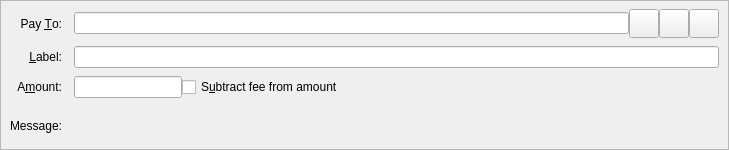
<?xml version="1.0" encoding="UTF-8"?>
<ui version="4.0">
 <class>SendCoinsEntry</class>
 <widget class="QStackedWidget" name="SendCoinsEntry">
  <property name="geometry">
   <rect>
    <x>0</x>
    <y>0</y>
    <width>729</width>
    <height>150</height>
   </rect>
  </property>
  <property name="focusPolicy">
   <enum>Qt::TabFocus</enum>
  </property>
  <property name="autoFillBackground">
   <bool>false</bool>
  </property>
  <property name="frameShape">
   <enum>QFrame::StyledPanel</enum>
  </property>
  <property name="frameShadow">
   <enum>QFrame::Sunken</enum>
  </property>
  <widget class="QFrame" name="SendCoins">
   <property name="toolTip">
    <string>This is a normal payment.</string>
   </property>
   <property name="frameShape">
    <enum>QFrame::NoFrame</enum>
   </property>
   <layout class="QGridLayout" name="gridLayout">
    <property name="topMargin">
     <number>8</number>
    </property>
    <property name="bottomMargin">
     <number>4</number>
    </property>
    <property name="horizontalSpacing">
     <number>12</number>
    </property>
    <property name="verticalSpacing">
     <number>8</number>
    </property>
    <item row="0" column="1">
     <layout class="QHBoxLayout" name="payToLayout">
      <property name="spacing">
       <number>0</number>
      </property>
      <item>
       <widget class="QValidatedLineEdit" name="payTo">
        <property name="toolTip">
         <string>The Unitus address to send the payment to</string>
        </property>
       </widget>
      </item>
      <item>
       <widget class="QToolButton" name="addressBookButton">
        <property name="toolTip">
         <string>Choose previously used address</string>
        </property>
        <property name="text">
         <string/>
        </property>
        <property name="icon">
         <iconset resource="../bitcoin.qrc">
          <normaloff>:/icons/address-book</normaloff>:/icons/address-book</iconset>
        </property>
        <property name="iconSize">
         <size>
          <width>22</width>
          <height>22</height>
         </size>
        </property>
        <property name="shortcut">
         <string>Alt+A</string>
        </property>
       </widget>
      </item>
      <item>
       <widget class="QToolButton" name="pasteButton">
        <property name="toolTip">
         <string>Paste address from clipboard</string>
        </property>
        <property name="text">
         <string/>
        </property>
        <property name="icon">
         <iconset resource="../bitcoin.qrc">
          <normaloff>:/icons/editpaste</normaloff>:/icons/editpaste</iconset>
        </property>
        <property name="iconSize">
         <size>
          <width>22</width>
          <height>22</height>
         </size>
        </property>
        <property name="shortcut">
         <string>Alt+P</string>
        </property>
       </widget>
      </item>
      <item>
       <widget class="QToolButton" name="deleteButton">
        <property name="toolTip">
         <string>Remove this entry</string>
        </property>
        <property name="text">
         <string/>
        </property>
        <property name="icon">
         <iconset resource="../bitcoin.qrc">
          <normaloff>:/icons/remove</normaloff>:/icons/remove</iconset>
        </property>
        <property name="iconSize">
         <size>
          <width>22</width>
          <height>22</height>
         </size>
        </property>
       </widget>
      </item>
     </layout>
    </item>
    <item row="3" column="0">
     <widget class="QLabel" name="messageLabel">
      <property name="text">
       <string>Message:</string>
      </property>
      <property name="alignment">
       <set>Qt::AlignRight|Qt::AlignTrailing|Qt::AlignVCenter</set>
      </property>
     </widget>
    </item>
    <item row="1" column="1">
     <widget class="QLineEdit" name="addAsLabel">
      <property name="toolTip">
       <string>Enter a label for this address to add it to the list of used addresses</string>
      </property>
     </widget>
    </item>
    <item row="0" column="0">
     <widget class="QLabel" name="payToLabel">
      <property name="text">
       <string>Pay &amp;To:</string>
      </property>
      <property name="alignment">
       <set>Qt::AlignRight|Qt::AlignTrailing|Qt::AlignVCenter</set>
      </property>
      <property name="buddy">
       <cstring>payTo</cstring>
      </property>
     </widget>
    </item>
    <item row="3" column="1">
     <widget class="QLabel" name="messageTextLabel">
      <property name="toolTip">
       <string>A message that was attached to the bitcoin: URI which will be stored with the transaction for your reference. Note: This message will not be sent over the Unitus network.</string>
      </property>
      <property name="textFormat">
       <enum>Qt::PlainText</enum>
      </property>
     </widget>
    </item>
    <item row="2" column="1">
     <layout class="QHBoxLayout" name="horizontalLayoutAmount" stretch="0,1">
      <item>
       <widget class="BitcoinAmountField" name="payAmount"/>
      </item>
      <item>
       <widget class="QCheckBox" name="checkboxSubtractFeeFromAmount">
        <property name="toolTip">
         <string>The fee will be deducted from the amount being sent. The recipient will receive less Unitus than you enter in the amount field. If multiple recipients are selected, the fee is split equally.</string>
        </property>
        <property name="text">
         <string>S&amp;ubtract fee from amount</string>
        </property>
       </widget>
      </item>
     </layout>
    </item>
    <item row="2" column="0">
     <widget class="QLabel" name="amountLabel">
      <property name="text">
       <string>A&amp;mount:</string>
      </property>
      <property name="alignment">
       <set>Qt::AlignRight|Qt::AlignTrailing|Qt::AlignVCenter</set>
      </property>
      <property name="buddy">
       <cstring>payAmount</cstring>
      </property>
     </widget>
    </item>
    <item row="1" column="0">
     <widget class="QLabel" name="labellLabel">
      <property name="text">
       <string>&amp;Label:</string>
      </property>
      <property name="alignment">
       <set>Qt::AlignRight|Qt::AlignTrailing|Qt::AlignVCenter</set>
      </property>
      <property name="buddy">
       <cstring>addAsLabel</cstring>
      </property>
     </widget>
    </item>
   </layout>
  </widget>
  <widget class="QFrame" name="SendCoins_UnauthenticatedPaymentRequest">
   <property name="palette">
    <palette>
     <active>
      <colorrole role="WindowText">
       <brush brushstyle="SolidPattern">
        <color alpha="255">
         <red>0</red>
         <green>0</green>
         <blue>0</blue>
        </color>
       </brush>
      </colorrole>
      <colorrole role="Button">
       <brush brushstyle="SolidPattern">
        <color alpha="255">
         <red>255</red>
         <green>255</green>
         <blue>127</blue>
        </color>
       </brush>
      </colorrole>
      <colorrole role="Light">
       <brush brushstyle="SolidPattern">
        <color alpha="255">
         <red>255</red>
         <green>255</green>
         <blue>255</blue>
        </color>
       </brush>
      </colorrole>
      <colorrole role="Midlight">
       <brush brushstyle="SolidPattern">
        <color alpha="255">
         <red>255</red>
         <green>255</green>
         <blue>191</blue>
        </color>
       </brush>
      </colorrole>
      <colorrole role="Dark">
       <brush brushstyle="SolidPattern">
        <color alpha="255">
         <red>127</red>
         <green>127</green>
         <blue>63</blue>
        </color>
       </brush>
      </colorrole>
      <colorrole role="Mid">
       <brush brushstyle="SolidPattern">
        <color alpha="255">
         <red>170</red>
         <green>170</green>
         <blue>84</blue>
        </color>
       </brush>
      </colorrole>
      <colorrole role="Text">
       <brush brushstyle="SolidPattern">
        <color alpha="255">
         <red>0</red>
         <green>0</green>
         <blue>0</blue>
        </color>
       </brush>
      </colorrole>
      <colorrole role="BrightText">
       <brush brushstyle="SolidPattern">
        <color alpha="255">
         <red>255</red>
         <green>255</green>
         <blue>255</blue>
        </color>
       </brush>
      </colorrole>
      <colorrole role="ButtonText">
       <brush brushstyle="SolidPattern">
        <color alpha="255">
         <red>0</red>
         <green>0</green>
         <blue>0</blue>
        </color>
       </brush>
      </colorrole>
      <colorrole role="Base">
       <brush brushstyle="SolidPattern">
        <color alpha="255">
         <red>255</red>
         <green>255</green>
         <blue>255</blue>
        </color>
       </brush>
      </colorrole>
      <colorrole role="Window">
       <brush brushstyle="SolidPattern">
        <color alpha="255">
         <red>255</red>
         <green>255</green>
         <blue>127</blue>
        </color>
       </brush>
      </colorrole>
      <colorrole role="Shadow">
       <brush brushstyle="SolidPattern">
        <color alpha="255">
         <red>0</red>
         <green>0</green>
         <blue>0</blue>
        </color>
       </brush>
      </colorrole>
      <colorrole role="AlternateBase">
       <brush brushstyle="SolidPattern">
        <color alpha="255">
         <red>255</red>
         <green>255</green>
         <blue>191</blue>
        </color>
       </brush>
      </colorrole>
      <colorrole role="ToolTipBase">
       <brush brushstyle="SolidPattern">
        <color alpha="255">
         <red>255</red>
         <green>255</green>
         <blue>220</blue>
        </color>
       </brush>
      </colorrole>
      <colorrole role="ToolTipText">
       <brush brushstyle="SolidPattern">
        <color alpha="255">
         <red>0</red>
         <green>0</green>
         <blue>0</blue>
        </color>
       </brush>
      </colorrole>
     </active>
     <inactive>
      <colorrole role="WindowText">
       <brush brushstyle="SolidPattern">
        <color alpha="255">
         <red>0</red>
         <green>0</green>
         <blue>0</blue>
        </color>
       </brush>
      </colorrole>
      <colorrole role="Button">
       <brush brushstyle="SolidPattern">
        <color alpha="255">
         <red>255</red>
         <green>255</green>
         <blue>127</blue>
        </color>
       </brush>
      </colorrole>
      <colorrole role="Light">
       <brush brushstyle="SolidPattern">
        <color alpha="255">
         <red>255</red>
         <green>255</green>
         <blue>255</blue>
        </color>
       </brush>
      </colorrole>
      <colorrole role="Midlight">
       <brush brushstyle="SolidPattern">
        <color alpha="255">
         <red>255</red>
         <green>255</green>
         <blue>191</blue>
        </color>
       </brush>
      </colorrole>
      <colorrole role="Dark">
       <brush brushstyle="SolidPattern">
        <color alpha="255">
         <red>127</red>
         <green>127</green>
         <blue>63</blue>
        </color>
       </brush>
      </colorrole>
      <colorrole role="Mid">
       <brush brushstyle="SolidPattern">
        <color alpha="255">
         <red>170</red>
         <green>170</green>
         <blue>84</blue>
        </color>
       </brush>
      </colorrole>
      <colorrole role="Text">
       <brush brushstyle="SolidPattern">
        <color alpha="255">
         <red>0</red>
         <green>0</green>
         <blue>0</blue>
        </color>
       </brush>
      </colorrole>
      <colorrole role="BrightText">
       <brush brushstyle="SolidPattern">
        <color alpha="255">
         <red>255</red>
         <green>255</green>
         <blue>255</blue>
        </color>
       </brush>
      </colorrole>
      <colorrole role="ButtonText">
       <brush brushstyle="SolidPattern">
        <color alpha="255">
         <red>0</red>
         <green>0</green>
         <blue>0</blue>
        </color>
       </brush>
      </colorrole>
      <colorrole role="Base">
       <brush brushstyle="SolidPattern">
        <color alpha="255">
         <red>255</red>
         <green>255</green>
         <blue>255</blue>
        </color>
       </brush>
      </colorrole>
      <colorrole role="Window">
       <brush brushstyle="SolidPattern">
        <color alpha="255">
         <red>255</red>
         <green>255</green>
         <blue>127</blue>
        </color>
       </brush>
      </colorrole>
      <colorrole role="Shadow">
       <brush brushstyle="SolidPattern">
        <color alpha="255">
         <red>0</red>
         <green>0</green>
         <blue>0</blue>
        </color>
       </brush>
      </colorrole>
      <colorrole role="AlternateBase">
       <brush brushstyle="SolidPattern">
        <color alpha="255">
         <red>255</red>
         <green>255</green>
         <blue>191</blue>
        </color>
       </brush>
      </colorrole>
      <colorrole role="ToolTipBase">
       <brush brushstyle="SolidPattern">
        <color alpha="255">
         <red>255</red>
         <green>255</green>
         <blue>220</blue>
        </color>
       </brush>
      </colorrole>
      <colorrole role="ToolTipText">
       <brush brushstyle="SolidPattern">
        <color alpha="255">
         <red>0</red>
         <green>0</green>
         <blue>0</blue>
        </color>
       </brush>
      </colorrole>
     </inactive>
     <disabled>
      <colorrole role="WindowText">
       <brush brushstyle="SolidPattern">
        <color alpha="255">
         <red>127</red>
         <green>127</green>
         <blue>63</blue>
        </color>
       </brush>
      </colorrole>
      <colorrole role="Button">
       <brush brushstyle="SolidPattern">
        <color alpha="255">
         <red>255</red>
         <green>255</green>
         <blue>127</blue>
        </color>
       </brush>
      </colorrole>
      <colorrole role="Light">
       <brush brushstyle="SolidPattern">
        <color alpha="255">
         <red>255</red>
         <green>255</green>
         <blue>255</blue>
        </color>
       </brush>
      </colorrole>
      <colorrole role="Midlight">
       <brush brushstyle="SolidPattern">
        <color alpha="255">
         <red>255</red>
         <green>255</green>
         <blue>191</blue>
        </color>
       </brush>
      </colorrole>
      <colorrole role="Dark">
       <brush brushstyle="SolidPattern">
        <color alpha="255">
         <red>127</red>
         <green>127</green>
         <blue>63</blue>
        </color>
       </brush>
      </colorrole>
      <colorrole role="Mid">
       <brush brushstyle="SolidPattern">
        <color alpha="255">
         <red>170</red>
         <green>170</green>
         <blue>84</blue>
        </color>
       </brush>
      </colorrole>
      <colorrole role="Text">
       <brush brushstyle="SolidPattern">
        <color alpha="255">
         <red>127</red>
         <green>127</green>
         <blue>63</blue>
        </color>
       </brush>
      </colorrole>
      <colorrole role="BrightText">
       <brush brushstyle="SolidPattern">
        <color alpha="255">
         <red>255</red>
         <green>255</green>
         <blue>255</blue>
        </color>
       </brush>
      </colorrole>
      <colorrole role="ButtonText">
       <brush brushstyle="SolidPattern">
        <color alpha="255">
         <red>127</red>
         <green>127</green>
         <blue>63</blue>
        </color>
       </brush>
      </colorrole>
      <colorrole role="Base">
       <brush brushstyle="SolidPattern">
        <color alpha="255">
         <red>255</red>
         <green>255</green>
         <blue>127</blue>
        </color>
       </brush>
      </colorrole>
      <colorrole role="Window">
       <brush brushstyle="SolidPattern">
        <color alpha="255">
         <red>255</red>
         <green>255</green>
         <blue>127</blue>
        </color>
       </brush>
      </colorrole>
      <colorrole role="Shadow">
       <brush brushstyle="SolidPattern">
        <color alpha="255">
         <red>0</red>
         <green>0</green>
         <blue>0</blue>
        </color>
       </brush>
      </colorrole>
      <colorrole role="AlternateBase">
       <brush brushstyle="SolidPattern">
        <color alpha="255">
         <red>255</red>
         <green>255</green>
         <blue>127</blue>
        </color>
       </brush>
      </colorrole>
      <colorrole role="ToolTipBase">
       <brush brushstyle="SolidPattern">
        <color alpha="255">
         <red>255</red>
         <green>255</green>
         <blue>220</blue>
        </color>
       </brush>
      </colorrole>
      <colorrole role="ToolTipText">
       <brush brushstyle="SolidPattern">
        <color alpha="255">
         <red>0</red>
         <green>0</green>
         <blue>0</blue>
        </color>
       </brush>
      </colorrole>
     </disabled>
    </palette>
   </property>
   <property name="toolTip">
    <string>This is an unauthenticated payment request.</string>
   </property>
   <property name="autoFillBackground">
    <bool>true</bool>
   </property>
   <property name="frameShape">
    <enum>QFrame::NoFrame</enum>
   </property>
   <layout class="QGridLayout" name="gridLayout_is">
    <property name="spacing">
     <number>12</number>
    </property>
    <item row="0" column="0">
     <widget class="QLabel" name="payToLabel_is">
      <property name="text">
       <string>Pay To:</string>
      </property>
      <property name="alignment">
       <set>Qt::AlignRight|Qt::AlignTrailing|Qt::AlignVCenter</set>
      </property>
     </widget>
    </item>
    <item row="0" column="1">
     <layout class="QHBoxLayout" name="payToLayout_is">
      <property name="spacing">
       <number>0</number>
      </property>
      <item>
       <widget class="QLabel" name="payTo_is"/>
      </item>
      <item>
       <widget class="QToolButton" name="deleteButton_is">
        <property name="toolTip">
         <string>Remove this entry</string>
        </property>
        <property name="text">
         <string/>
        </property>
        <property name="icon">
         <iconset resource="../bitcoin.qrc">
          <normaloff>:/icons/remove</normaloff>:/icons/remove</iconset>
        </property>
       </widget>
      </item>
     </layout>
    </item>
    <item row="1" column="0">
     <widget class="QLabel" name="memoLabel_is">
      <property name="text">
       <string>Memo:</string>
      </property>
      <property name="alignment">
       <set>Qt::AlignRight|Qt::AlignTrailing|Qt::AlignVCenter</set>
      </property>
     </widget>
    </item>
    <item row="1" column="1">
     <widget class="QLabel" name="memoTextLabel_is">
      <property name="textFormat">
       <enum>Qt::PlainText</enum>
      </property>
     </widget>
    </item>
    <item row="2" column="0">
     <widget class="QLabel" name="amountLabel_is">
      <property name="text">
       <string>A&amp;mount:</string>
      </property>
      <property name="alignment">
       <set>Qt::AlignRight|Qt::AlignTrailing|Qt::AlignVCenter</set>
      </property>
      <property name="buddy">
       <cstring>payAmount_is</cstring>
      </property>
     </widget>
    </item>
    <item row="2" column="1">
     <widget class="BitcoinAmountField" name="payAmount_is">
      <property name="acceptDrops">
       <bool>false</bool>
      </property>
     </widget>
    </item>
   </layout>
  </widget>
  <widget class="QFrame" name="SendCoins_AuthenticatedPaymentRequest">
   <property name="palette">
    <palette>
     <active>
      <colorrole role="WindowText">
       <brush brushstyle="SolidPattern">
        <color alpha="255">
         <red>0</red>
         <green>0</green>
         <blue>0</blue>
        </color>
       </brush>
      </colorrole>
      <colorrole role="Button">
       <brush brushstyle="SolidPattern">
        <color alpha="255">
         <red>140</red>
         <green>232</green>
         <blue>119</blue>
        </color>
       </brush>
      </colorrole>
      <colorrole role="Light">
       <brush brushstyle="SolidPattern">
        <color alpha="255">
         <red>230</red>
         <green>255</green>
         <blue>224</blue>
        </color>
       </brush>
      </colorrole>
      <colorrole role="Midlight">
       <brush brushstyle="SolidPattern">
        <color alpha="255">
         <red>185</red>
         <green>243</green>
         <blue>171</blue>
        </color>
       </brush>
      </colorrole>
      <colorrole role="Dark">
       <brush brushstyle="SolidPattern">
        <color alpha="255">
         <red>70</red>
         <green>116</green>
         <blue>59</blue>
        </color>
       </brush>
      </colorrole>
      <colorrole role="Mid">
       <brush brushstyle="SolidPattern">
        <color alpha="255">
         <red>93</red>
         <green>155</green>
         <blue>79</blue>
        </color>
       </brush>
      </colorrole>
      <colorrole role="Text">
       <brush brushstyle="SolidPattern">
        <color alpha="255">
         <red>0</red>
         <green>0</green>
         <blue>0</blue>
        </color>
       </brush>
      </colorrole>
      <colorrole role="BrightText">
       <brush brushstyle="SolidPattern">
        <color alpha="255">
         <red>155</red>
         <green>255</green>
         <blue>147</blue>
        </color>
       </brush>
      </colorrole>
      <colorrole role="ButtonText">
       <brush brushstyle="SolidPattern">
        <color alpha="255">
         <red>0</red>
         <green>0</green>
         <blue>0</blue>
        </color>
       </brush>
      </colorrole>
      <colorrole role="Base">
       <brush brushstyle="SolidPattern">
        <color alpha="255">
         <red>119</red>
         <green>255</green>
         <blue>233</blue>
        </color>
       </brush>
      </colorrole>
      <colorrole role="Window">
       <brush brushstyle="SolidPattern">
        <color alpha="255">
         <red>140</red>
         <green>232</green>
         <blue>119</blue>
        </color>
       </brush>
      </colorrole>
      <colorrole role="Shadow">
       <brush brushstyle="SolidPattern">
        <color alpha="255">
         <red>0</red>
         <green>0</green>
         <blue>0</blue>
        </color>
       </brush>
      </colorrole>
      <colorrole role="AlternateBase">
       <brush brushstyle="SolidPattern">
        <color alpha="255">
         <red>197</red>
         <green>243</green>
         <blue>187</blue>
        </color>
       </brush>
      </colorrole>
      <colorrole role="NoRole">
       <brush brushstyle="SolidPattern">
        <color alpha="255">
         <red>125</red>
         <green>194</green>
         <blue>122</blue>
        </color>
       </brush>
      </colorrole>
      <colorrole role="ToolTipBase">
       <brush brushstyle="SolidPattern">
        <color alpha="255">
         <red>255</red>
         <green>255</green>
         <blue>220</blue>
        </color>
       </brush>
      </colorrole>
      <colorrole role="ToolTipText">
       <brush brushstyle="SolidPattern">
        <color alpha="255">
         <red>0</red>
         <green>0</green>
         <blue>0</blue>
        </color>
       </brush>
      </colorrole>
     </active>
     <inactive>
      <colorrole role="WindowText">
       <brush brushstyle="SolidPattern">
        <color alpha="255">
         <red>0</red>
         <green>0</green>
         <blue>0</blue>
        </color>
       </brush>
      </colorrole>
      <colorrole role="Button">
       <brush brushstyle="SolidPattern">
        <color alpha="255">
         <red>140</red>
         <green>232</green>
         <blue>119</blue>
        </color>
       </brush>
      </colorrole>
      <colorrole role="Light">
       <brush brushstyle="SolidPattern">
        <color alpha="255">
         <red>230</red>
         <green>255</green>
         <blue>224</blue>
        </color>
       </brush>
      </colorrole>
      <colorrole role="Midlight">
       <brush brushstyle="SolidPattern">
        <color alpha="255">
         <red>185</red>
         <green>243</green>
         <blue>171</blue>
        </color>
       </brush>
      </colorrole>
      <colorrole role="Dark">
       <brush brushstyle="SolidPattern">
        <color alpha="255">
         <red>70</red>
         <green>116</green>
         <blue>59</blue>
        </color>
       </brush>
      </colorrole>
      <colorrole role="Mid">
       <brush brushstyle="SolidPattern">
        <color alpha="255">
         <red>93</red>
         <green>155</green>
         <blue>79</blue>
        </color>
       </brush>
      </colorrole>
      <colorrole role="Text">
       <brush brushstyle="SolidPattern">
        <color alpha="255">
         <red>0</red>
         <green>0</green>
         <blue>0</blue>
        </color>
       </brush>
      </colorrole>
      <colorrole role="BrightText">
       <brush brushstyle="SolidPattern">
        <color alpha="255">
         <red>155</red>
         <green>255</green>
         <blue>147</blue>
        </color>
       </brush>
      </colorrole>
      <colorrole role="ButtonText">
       <brush brushstyle="SolidPattern">
        <color alpha="255">
         <red>0</red>
         <green>0</green>
         <blue>0</blue>
        </color>
       </brush>
      </colorrole>
      <colorrole role="Base">
       <brush brushstyle="SolidPattern">
        <color alpha="255">
         <red>119</red>
         <green>255</green>
         <blue>233</blue>
        </color>
       </brush>
      </colorrole>
      <colorrole role="Window">
       <brush brushstyle="SolidPattern">
        <color alpha="255">
         <red>140</red>
         <green>232</green>
         <blue>119</blue>
        </color>
       </brush>
      </colorrole>
      <colorrole role="Shadow">
       <brush brushstyle="SolidPattern">
        <color alpha="255">
         <red>0</red>
         <green>0</green>
         <blue>0</blue>
        </color>
       </brush>
      </colorrole>
      <colorrole role="AlternateBase">
       <brush brushstyle="SolidPattern">
        <color alpha="255">
         <red>197</red>
         <green>243</green>
         <blue>187</blue>
        </color>
       </brush>
      </colorrole>
      <colorrole role="NoRole">
       <brush brushstyle="SolidPattern">
        <color alpha="255">
         <red>125</red>
         <green>194</green>
         <blue>122</blue>
        </color>
       </brush>
      </colorrole>
      <colorrole role="ToolTipBase">
       <brush brushstyle="SolidPattern">
        <color alpha="255">
         <red>255</red>
         <green>255</green>
         <blue>220</blue>
        </color>
       </brush>
      </colorrole>
      <colorrole role="ToolTipText">
       <brush brushstyle="SolidPattern">
        <color alpha="255">
         <red>0</red>
         <green>0</green>
         <blue>0</blue>
        </color>
       </brush>
      </colorrole>
     </inactive>
     <disabled>
      <colorrole role="WindowText">
       <brush brushstyle="SolidPattern">
        <color alpha="255">
         <red>70</red>
         <green>116</green>
         <blue>59</blue>
        </color>
       </brush>
      </colorrole>
      <colorrole role="Button">
       <brush brushstyle="SolidPattern">
        <color alpha="255">
         <red>140</red>
         <green>232</green>
         <blue>119</blue>
        </color>
       </brush>
      </colorrole>
      <colorrole role="Light">
       <brush brushstyle="SolidPattern">
        <color alpha="255">
         <red>230</red>
         <green>255</green>
         <blue>224</blue>
        </color>
       </brush>
      </colorrole>
      <colorrole role="Midlight">
       <brush brushstyle="SolidPattern">
        <color alpha="255">
         <red>185</red>
         <green>243</green>
         <blue>171</blue>
        </color>
       </brush>
      </colorrole>
      <colorrole role="Dark">
       <brush brushstyle="SolidPattern">
        <color alpha="255">
         <red>70</red>
         <green>116</green>
         <blue>59</blue>
        </color>
       </brush>
      </colorrole>
      <colorrole role="Mid">
       <brush brushstyle="SolidPattern">
        <color alpha="255">
         <red>93</red>
         <green>155</green>
         <blue>79</blue>
        </color>
       </brush>
      </colorrole>
      <colorrole role="Text">
       <brush brushstyle="SolidPattern">
        <color alpha="255">
         <red>70</red>
         <green>116</green>
         <blue>59</blue>
        </color>
       </brush>
      </colorrole>
      <colorrole role="BrightText">
       <brush brushstyle="SolidPattern">
        <color alpha="255">
         <red>155</red>
         <green>255</green>
         <blue>147</blue>
        </color>
       </brush>
      </colorrole>
      <colorrole role="ButtonText">
       <brush brushstyle="SolidPattern">
        <color alpha="255">
         <red>70</red>
         <green>116</green>
         <blue>59</blue>
        </color>
       </brush>
      </colorrole>
      <colorrole role="Base">
       <brush brushstyle="SolidPattern">
        <color alpha="255">
         <red>140</red>
         <green>232</green>
         <blue>119</blue>
        </color>
       </brush>
      </colorrole>
      <colorrole role="Window">
       <brush brushstyle="SolidPattern">
        <color alpha="255">
         <red>140</red>
         <green>232</green>
         <blue>119</blue>
        </color>
       </brush>
      </colorrole>
      <colorrole role="Shadow">
       <brush brushstyle="SolidPattern">
        <color alpha="255">
         <red>0</red>
         <green>0</green>
         <blue>0</blue>
        </color>
       </brush>
      </colorrole>
      <colorrole role="AlternateBase">
       <brush brushstyle="SolidPattern">
        <color alpha="255">
         <red>140</red>
         <green>232</green>
         <blue>119</blue>
        </color>
       </brush>
      </colorrole>
      <colorrole role="NoRole">
       <brush brushstyle="SolidPattern">
        <color alpha="255">
         <red>125</red>
         <green>194</green>
         <blue>122</blue>
        </color>
       </brush>
      </colorrole>
      <colorrole role="ToolTipBase">
       <brush brushstyle="SolidPattern">
        <color alpha="255">
         <red>255</red>
         <green>255</green>
         <blue>220</blue>
        </color>
       </brush>
      </colorrole>
      <colorrole role="ToolTipText">
       <brush brushstyle="SolidPattern">
        <color alpha="255">
         <red>0</red>
         <green>0</green>
         <blue>0</blue>
        </color>
       </brush>
      </colorrole>
     </disabled>
    </palette>
   </property>
   <property name="toolTip">
    <string>This is an authenticated payment request.</string>
   </property>
   <property name="autoFillBackground">
    <bool>true</bool>
   </property>
   <property name="frameShape">
    <enum>QFrame::NoFrame</enum>
   </property>
   <layout class="QGridLayout" name="gridLayout_s">
    <property name="spacing">
     <number>12</number>
    </property>
    <item row="0" column="0">
     <widget class="QLabel" name="payToLabel_s">
      <property name="text">
       <string>Pay To:</string>
      </property>
      <property name="alignment">
       <set>Qt::AlignRight|Qt::AlignTrailing|Qt::AlignVCenter</set>
      </property>
     </widget>
    </item>
    <item row="0" column="1">
     <layout class="QHBoxLayout" name="payToLayout_s">
      <property name="spacing">
       <number>0</number>
      </property>
      <item>
       <widget class="QLabel" name="payTo_s">
        <property name="textFormat">
         <enum>Qt::PlainText</enum>
        </property>
       </widget>
      </item>
      <item>
       <widget class="QToolButton" name="deleteButton_s">
        <property name="toolTip">
         <string>Remove this entry</string>
        </property>
        <property name="text">
         <string/>
        </property>
        <property name="icon">
         <iconset resource="../bitcoin.qrc">
          <normaloff>:/icons/remove</normaloff>:/icons/remove</iconset>
        </property>
       </widget>
      </item>
     </layout>
    </item>
    <item row="1" column="0">
     <widget class="QLabel" name="memoLabel_s">
      <property name="text">
       <string>Memo:</string>
      </property>
      <property name="alignment">
       <set>Qt::AlignRight|Qt::AlignTrailing|Qt::AlignVCenter</set>
      </property>
     </widget>
    </item>
    <item row="1" column="1">
     <widget class="QLabel" name="memoTextLabel_s">
      <property name="textFormat">
       <enum>Qt::PlainText</enum>
      </property>
     </widget>
    </item>
    <item row="2" column="0">
     <widget class="QLabel" name="amountLabel_s">
      <property name="text">
       <string>A&amp;mount:</string>
      </property>
      <property name="alignment">
       <set>Qt::AlignRight|Qt::AlignTrailing|Qt::AlignVCenter</set>
      </property>
      <property name="buddy">
       <cstring>payAmount_s</cstring>
      </property>
     </widget>
    </item>
    <item row="2" column="1">
     <widget class="BitcoinAmountField" name="payAmount_s">
      <property name="acceptDrops">
       <bool>false</bool>
      </property>
     </widget>
    </item>
   </layout>
  </widget>
 </widget>
 <customwidgets>
  <customwidget>
   <class>BitcoinAmountField</class>
   <extends>QLineEdit</extends>
   <header>bitcoinamountfield.h</header>
   <container>1</container>
  </customwidget>
  <customwidget>
   <class>QValidatedLineEdit</class>
   <extends>QLineEdit</extends>
   <header>qvalidatedlineedit.h</header>
  </customwidget>
 </customwidgets>
 <tabstops>
  <tabstop>payTo</tabstop>
  <tabstop>addressBookButton</tabstop>
  <tabstop>pasteButton</tabstop>
  <tabstop>deleteButton</tabstop>
  <tabstop>addAsLabel</tabstop>
  <tabstop>payAmount</tabstop>
  <tabstop>payAmount_is</tabstop>
  <tabstop>deleteButton_is</tabstop>
  <tabstop>payAmount_s</tabstop>
  <tabstop>deleteButton_s</tabstop>
 </tabstops>
 <resources>
  <include location="../bitcoin.qrc"/>
 </resources>
 <connections/>
</ui>
